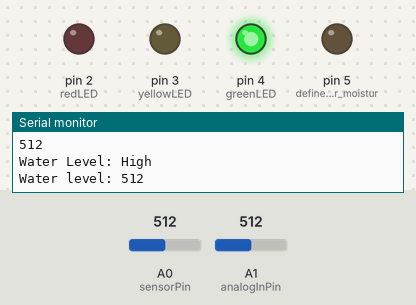
The sketch below on a simulated Arduino Uno, built with avr-gcc and run on an emulated ATmega328P. Parts: output pins drawn as LEDs (lit = HIGH), the last lines printed to the serial monitor. The inputs (shaded band) are chosen by the test bench; at power-on: A0 (sensorPin) = 512, A1 (analogInPin) = 512. Pins used as bus, display or sensor lines are not drawn.

Above: at 1.2 s.
1.3 s: A0 (sensorPin) set to 482
At 3.0 s:
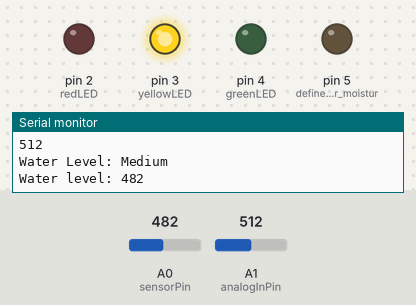
3.5 s: A1 (analogInPin) set to 261
5.3 s: A1 (analogInPin) set to 238
At 6.6 s:
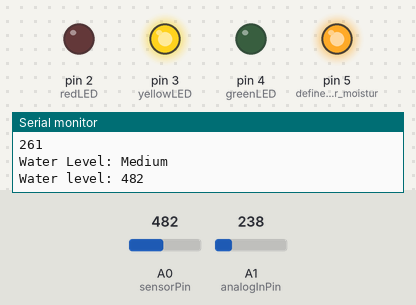
7.7 s: A1 (analogInPin) set to 370
9.2 s: A1 (analogInPin) set to 397
At 10.4 s:
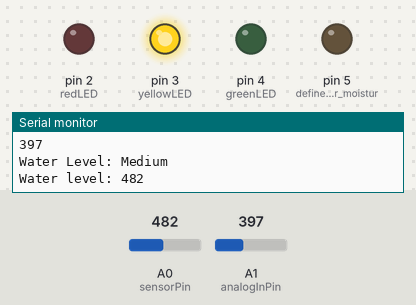
13.3 s: A0 (sensorPin) set to 290
At 13.6 s:
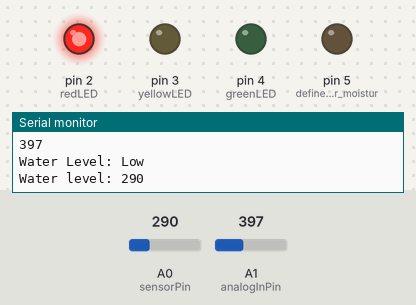
Timing chart, 0 to 15.8 s (numbered marks = the images above; inputs shaded):
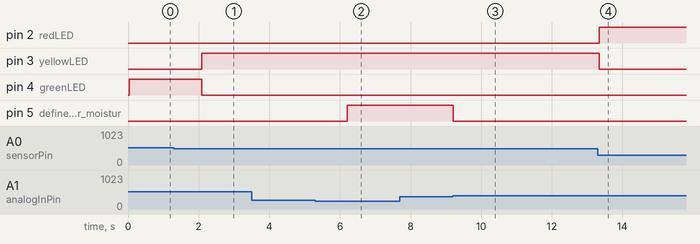

The sketch:

automatisk_krukvattnare.ino
```cpp
// Sensor pins
#define sensorPower 7  // Power pin for the water level sensor
#define sensorPin A0  // Analog pin to read the water level

// Value for storing water level
int waterlevel = 0; // Variable to store the waterlevel
int lowerThreshold = 300; // Lower threshold for waterlevel
int upperThreshold = 500; // Upper threshold for waterlevel

int redLED = 2; // Pin for the red LED indicator
int yellowLED = 3; // Pin for the yellow LED indicator
int greenLED = 4; // Pin for the green LED indicator

const int analogInPin = A1; // Analog pin to read the moisture value
int sensorValue = 0; // Variable to store the moisture value


void setup() {
  pinMode(5, OUTPUT);  // define output for moisture sensor

  // Set D7 as an OUTPUT
  pinMode(sensorPower, OUTPUT);

  // Set to LOW so no power flows through the sensor
  digitalWrite(sensorPower, LOW);
  Serial.begin(9600); // Initialize serial communication for debugging

  pinMode(redLED, OUTPUT);
  pinMode(yellowLED, OUTPUT);
  pinMode(greenLED, OUTPUT);

  digitalWrite(redLED, LOW);
  digitalWrite(yellowLED, LOW);
  digitalWrite(greenLED, LOW);
}

void loop() {
  int level = readSensor();

  pump();  // pump, kallar på funktion

  //get the reading from the function below and print it
  vattenSensor();  // water sensor, kallar på funktionen

  Serial.print("Water level: ");
  Serial.println(level);

  delay(1000); // Delay for one second before the next iteration
}

void pump() {
  int level = readSensor();
  sensorValue = analogRead(analogInPin);

  // Check if soil moisture is below a certain threshold and water container level is sufficient
  if (sensorValue < 250) {
    while (sensorValue <= 380 && level >= lowerThreshold) {
      digitalWrite(5, HIGH); // Activate the pump
      sensorValue = analogRead(analogInPin); // checks moisture value
      int level = readSensor(); // checks waterlevel value
    }
    digitalWrite(5, LOW); // Deactivate the pump
  }

  Serial.println(sensorValue); // Print the moisture level
}

void vattenSensor() {
  int level = readSensor();

  // Check waterlevel and activate corresponding LED indicators
  if (level >= 0 && level <= lowerThreshold) {
    Serial.println("Water Level: Low");
    digitalWrite(redLED, HIGH);
    digitalWrite(yellowLED, LOW);
    digitalWrite(greenLED, LOW);
  } else if (level > lowerThreshold && level <= upperThreshold) {
    Serial.println("Water Level: Medium");
    digitalWrite(redLED, LOW);
    digitalWrite(yellowLED, HIGH);
    digitalWrite(greenLED, LOW);
  } else if (level > upperThreshold) {
    Serial.println("Water Level: High");
    digitalWrite(redLED, LOW);
    digitalWrite(yellowLED, LOW);
    digitalWrite(greenLED, HIGH);
  }
}
//This is a function used to get the reading
int readSensor() {
  digitalWrite(sensorPower, HIGH);     // Turn the sensor ON
  delay(10);                           // wait 10 milliseconds
  waterlevel = analogRead(sensorPin);  // Read the analog value form sensor
  digitalWrite(sensorPower, LOW);      // Turn the sensor OFF
  return waterlevel;                   // send current reading
}
```

Measured:
- the behaviour switches between 501 and 500 on A0 (sensorPin) (found by bisection; images 0 and 1)
- the behaviour switches between 250 and 249 on A1 (analogInPin) (found by bisection; images 1 and 2)
- the behaviour switches between 380 and 381 on A1 (analogInPin) (found by bisection; images 2 and 3)
- after the input at 1.3 s, pin 3 (yellowLED): LOW → HIGH after 0.79 s; pin 4 (greenLED): HIGH → LOW after 0.79 s
- after the input at 5.3 s, pin 5 (define_output_for_moistur): LOW → HIGH after 0.91 s
- after the input at 7.7 s, every drawn part: stays the same
- after the input at 9.2 s, pin 5 (define_output_for_moistur): HIGH → LOW at once
- after the input at 13.3 s, pin 2 (redLED): LOW → HIGH after 0.05 s; pin 3 (yellowLED): HIGH → LOW after 0.05 s
